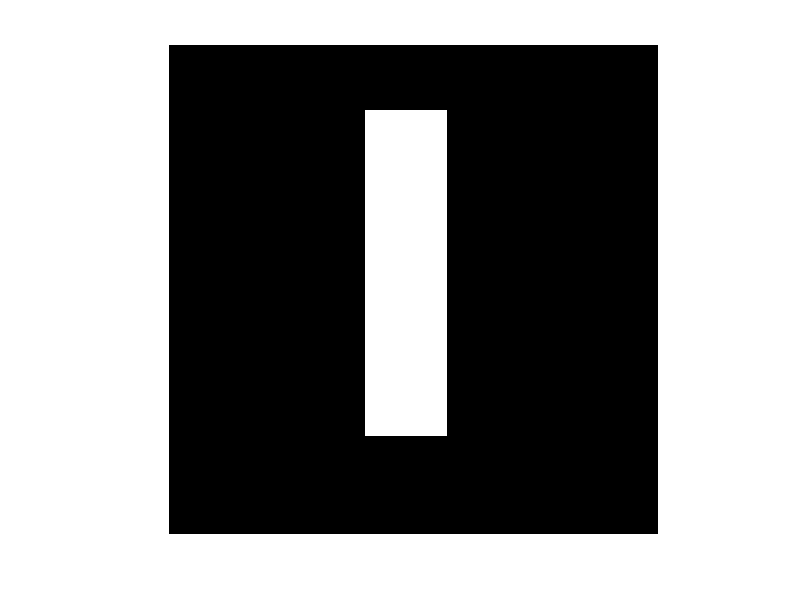
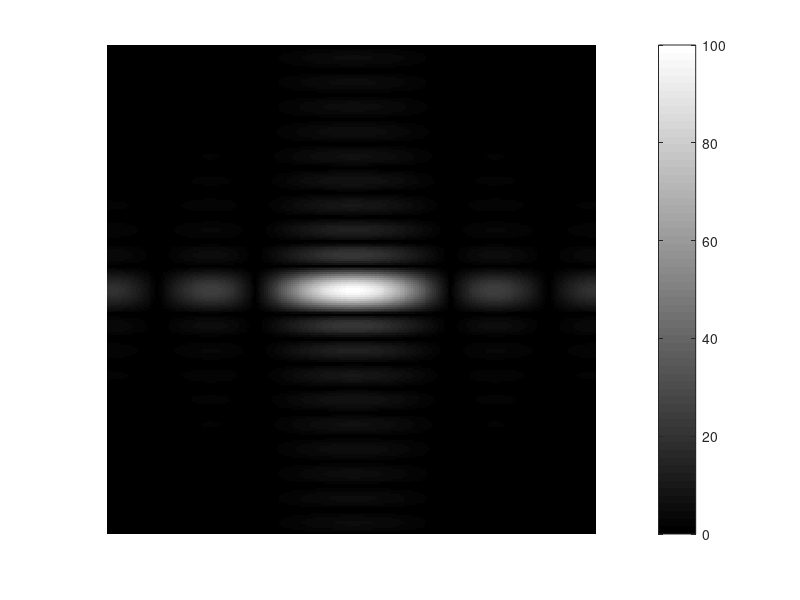
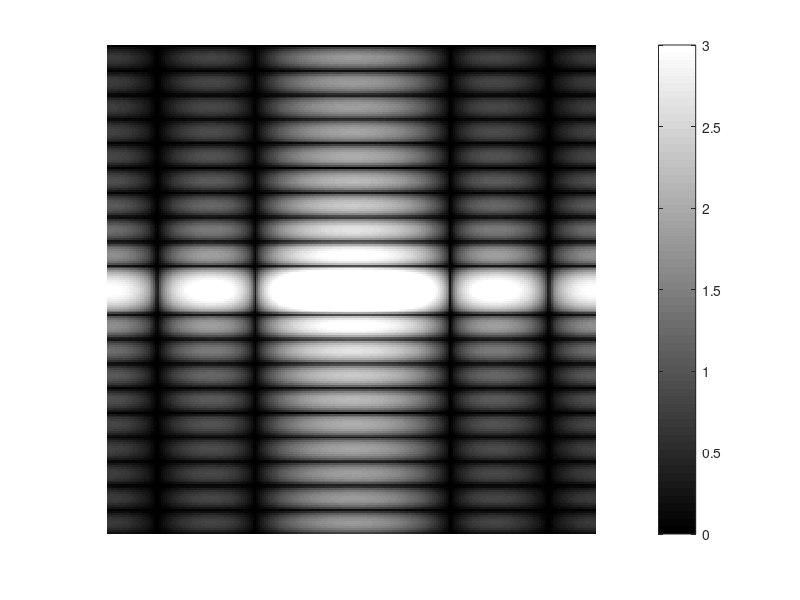
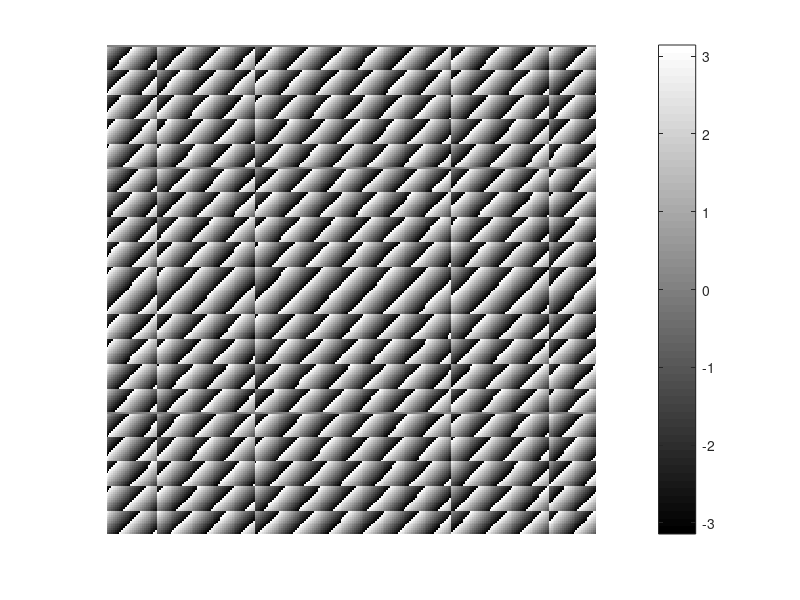

Reproduce these figures in MATLAB, in order.
clear all;
close all;
% Prepare image
f = zeros(30,30);
f(5:24,13:17) = 1;
imshow(f)
% Compute Fourier Transform
%F = fft2((hanning(length(f)).*f),256,256);
F = fft2(f,256,256);
F = fftshift(F); % Center FFT
% Measure the minimum and maximum value of the transform amplitude
min(min(abs(F))) % 0
max(max(abs(F))) % 100
figure; imshow(abs(F),[0,100]); colormap(jet); colorbar
figure; imshow(log(1+abs(F)),[0,3]); colormap(jet); colorbar
% What is the main difference between representing the amplitude and its logarithm?
% Look at the phases
figure; imshow(angle(F),[-pi,pi]); colorbar
%* Try with other images
%f = imread('saturn.tif');
%f = ind2gray(f,gray(256));